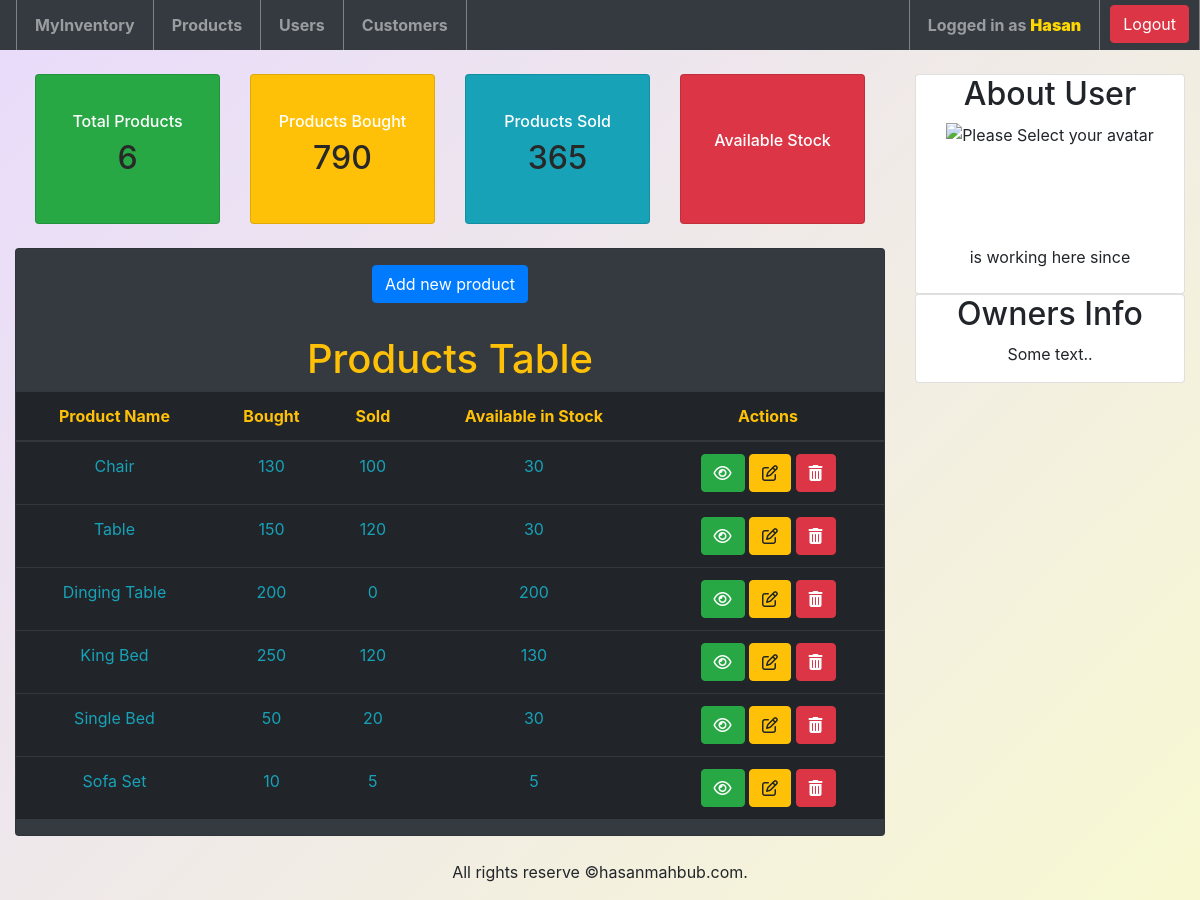
Page /products.php (signed in) on the committed database.
### tables this page shows
CREATE TABLE `products` (
  `id` int(11) NOT NULL,
  `name` varchar(100) NOT NULL,
  `bought` int(11) NOT NULL DEFAULT 0,
  `sold` int(11) NOT NULL DEFAULT 0,
  `image` varchar(300) NOT NULL,
  `created_at` datetime DEFAULT NULL,
  `updated_at` datetime NOT NULL DEFAULT current_timestamp()
);

### products.php (the view, shortened to what this page needs)
<?php include './inc/header.php'; ?>
<?php include './inc//navigation.php'; ?>
<?php
$sql = "SELECT * FROM products";
$products = $conn->query($sql);
$sql = "SELECT COUNT(*) as total_products FROM products";
$totalProducts = mysqli_fetch_assoc($conn->query($sql));
$sql = "SELECT SUM(bought) as total_bought FROM products";
$totalBoughts = mysqli_fetch_assoc($conn->query($sql));
$sql = "SELECT SUM(sold) as total_sold FROM products";
$totalSold = mysqli_fetch_assoc($conn->query($sql));
?>
<div class="pt-4">
    <div class="row w-100 p-0 m-0" style="padding-top: 40px;">
        <div class="col-9">
            <div class="pb-4">
                <section class="row" style="padding-left: 20px; padding-right: 20px;">
                    <div class="col-3">
                        <div style="height:150px ;" class="card card-green bg-success text-white
                         d-flex justify-content-center align-items-center flex-column
                        ">
                            <h6>Total Products </h6>
                            <h2 style="color: #282828; text-align: center;">
                                <?php echo $totalProducts['total_products'];
                                ?>
                            </h2>
                        </div>
                    </div>
                    <div class="col-3">
                        <div style="height:150px ;" class="card card-yellow bg-warning text-white
                         d-flex justify-content-center align-items-center flex-column
                        ">
                            <h6>Products Bought </h6>
                            <h2 style="color: #282828; text-align: center;">
                                <?php echo $totalBoughts['total_bought'];
                                ?>
                            </h2>
                        </div>
                    </div>
                    <div class="col-3 ">
                        <div style="height:150px ;" class="card card-blue bg-info text-white
                          d-flex justify-content-center align-items-center flex-column
                        ">
                            <h6>Products Sold </h6>
                            <h2 style="color: #282828; text-align: center;">
                                <?php echo $totalSold['total_sold'];
                                ?>
                            </h2>
                        </div>
                    </div>
                    <div class="col-3">
                        <div style="height:150px ;" class="card card-red bg-danger text-white
                          d-flex justify-content-center align-items-center flex-column
                        ">
                            <h6>Available Stock </h6>
                        </div>
                    </div>
                </section>
            </div>
            <div class="card bg-dark">
                <div class="table_container">
                    <div class="pt-3 pb-3 text-center">
                        <button type="button" class="btn btn-primary" data-toggle="modal" data-target="#exampleModal">
                            Add new product
                        </button>
                    </div>
                    <h1 class="text-warning" style="text-align: center;">Products Table</h1>
                    <div class="table-responsive">
                        <table class="table table-dark text-center" id="table" data-toggle="table" data-search="true" data-filter-control="true" data-show-export="true" data-click-to-select="true" data-toolbar="#toolbar">
                            <thead class="thead text-warning">
                                <tr>
                                    <th data-field="date" data-filter-control="select" data-sortable="true">Product Name</th>
                                    <th data-field="examen" data-filter-control="select" data-sortable="true"> Bought</th>
                                    <th data-field="note" data-sortable="true">Sold</th>
                                    <th data-field="note" data-sortable="true">Available in Stock</th>
                                    <th data-field="note" data-sortable="true">Actions</th>
                                </tr>
                            </thead>
                            <tbody class="text-info">
                                <?php
                                if (mysqli_num_rows($products) > 0) {
                                    while ($row = mysqli_fetch_assoc($products)) {
                                        $stock = $row['bought'] - $row['sold'];
                                ?>
                                        <tr>
                                            <td class="text-capitalize"><?php echo $row['name']; ?></td>
                                            <td class=""><?php echo  $row['bought']; ?></td>
                                            <td class=""><?php echo  $row['sold']; ?></td>
                                            <td class=""><?php echo  $stock; ?></td>
                                            <td class="">
                                                <a class="btn btn-success" href="<?php echo 'viewProduct.php?id=' . $row['id'] ?>">
                                                    <i class="fa-regular fa-eye"></i>
                                                </a>
                                                <a class="btn btn-warning" href="<?php echo 'editProduct.php?id=' . $row['id'] ?>">
                                                    <i class="fa-regular fa-pen-to-square"></i>
                                                </a>
                                                <a class="btn btn-danger" href="<?php echo 'deleteProduct.php?id=' . $row['id'] ?>">
                                                    <i class="fa-solid fa-trash-can"></i>
                                                </a>
                                            </td>
                                        </tr>
                                <?php
                                    }
                                } else {
                                    echo "<p> No Products found </p>";
                                }
                                ?>
                            </tbody>
                        </table>
                    </div>
                </div>
            </div>
        </div>
        <div class="col-3">
            <div class="card  text-center">
                <h2>About User</h2>
                <div style="height:100px;"><img src="<?php
                                                        ?>" height="100px;" width="100px;" class="img-circle" alt="Please Select your avatar"></div>
                <p>
                     is working here since
                </p>
            </div>
            <div class="card text-center">
                <h2>Owners Info</h2>
                <p>Some text..</p>
            </div>
        </div>
    </div>
</div>
<?php include './inc/footer.php'; ?>

### css/style.css (style rules this page uses)
body { background-color: #f8f9d2; background-image: linear-gradient(315deg, #f8f9d2 0%, #e8dbfc 100%); }
a { text-decoration: none !important; }

### rows in the picture
products: name "Chair", bought "130", sold "100", stock "30"
products: name "Table", bought "150", sold "120", stock "30"
products: name "Dinging Table", bought "200", sold "0"
products: name "King Bed", bought "250", sold "120", stock "130"
products: name "Single Bed", bought "50", sold "20", stock "30"
products: name "Sofa Set", bought "10", sold "5"

### other values in the picture
$user "Hasan"
$totalProducts['total_products'] "6"
$totalBoughts['total_bought'] "790"
$totalSold['total_sold'] "365"
